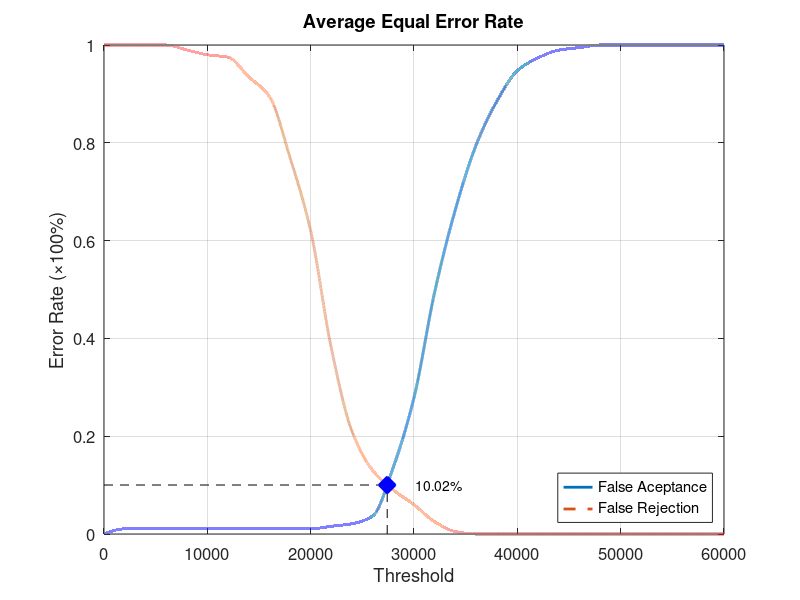
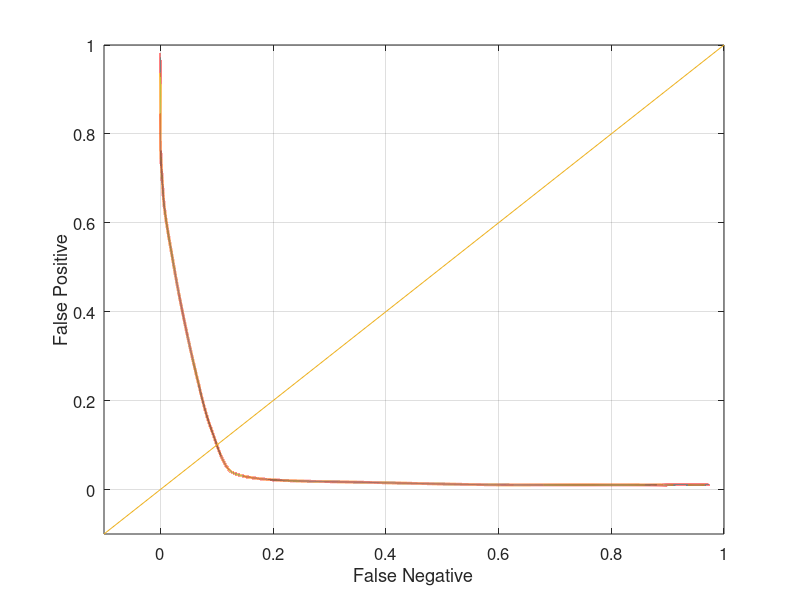

MATLAB code for these plots, in order:
function yEER = Database5_4
close all;
clear;
clc;
x = 0:2000:60000;
xq = 0:0.5:60000;

y0 = [0 0.0105263 0.0105263 0.0105263 0.0105263 0.0105263 0.0105263 0.0105263 0.0105263 0.0105263 0.0105263 0.0157895 0.0210526 0.0368421 0.136842 0.278947 0.494737 0.663158 0.794737 0.884211 0.947368 0.973684 0.989474 0.994737 1 1 1 1 1 1 1];
yy0 = interp1(x, y0, xq, 'pchip');
y1 = [1 1 1 1 0.99 0.98 0.975 0.935 0.895 0.77 0.62 0.38 0.21 0.13 0.09 0.06 0.025 0.005 0 0 0 0 0 0 0 0 0 0 0 0 0];
yy1 = interp1(x, y1, xq, 'pchip');

% Calculating EER: 
y2 = abs(y0 - y1);
find(y2 == min(y2))
yy2 = abs(yy0 - yy1);
xEER = find(yy2 == min(yy2));
xEERIndex = xq(xEER) % X-axis EER
yEER = yy0(xEER) % Y-axis EER

main = figure
plot(xq, yy0,'-','LineWidth', 2);	hold on
plot(xq, yy1,'--','LineWidth', 2);	hold on
plot([xEERIndex xEERIndex], [0 yEER], 'k--');	hold on
plot([0 xEERIndex], [yEER yEER], 'k--');	hold on
plot(xEERIndex, yEER, 'bx', 'LineWidth', 10);	hold on
text(xEERIndex + 10 * xEERIndex / 100, yEER, [num2str(round((10000 * yEER)) / 100) '%'])
legend('False Aceptance', 'False Rejection', 'Location', 'SouthEast')
xlabel('Threshold')
ylabel('Error Rate (\times100%)')
title('Average Equal Error Rate')
set(gca, 'FontSize', 12)
axis([0 60000 0 1])
grid on

print(main, 'Database5_4Main', '-dpng');
FNRxFPR = figure('Color', [1 1 1]);
plot(yy1, yy0, '-', yy1, yy0, 'LineWidth', 2);
hold on
y = -0.1:0.1:1
plot(y, y); 
set(gca, 'FontSize', 12)
xlabel('False Negative')
ylabel('False Positive')
axis([-0.1 1 -0.1 1])
set(gca, 'FontSize', 12)
grid on

print(FNRxFPR, 'Database5_4FNRxFPR','-dpng');
end
